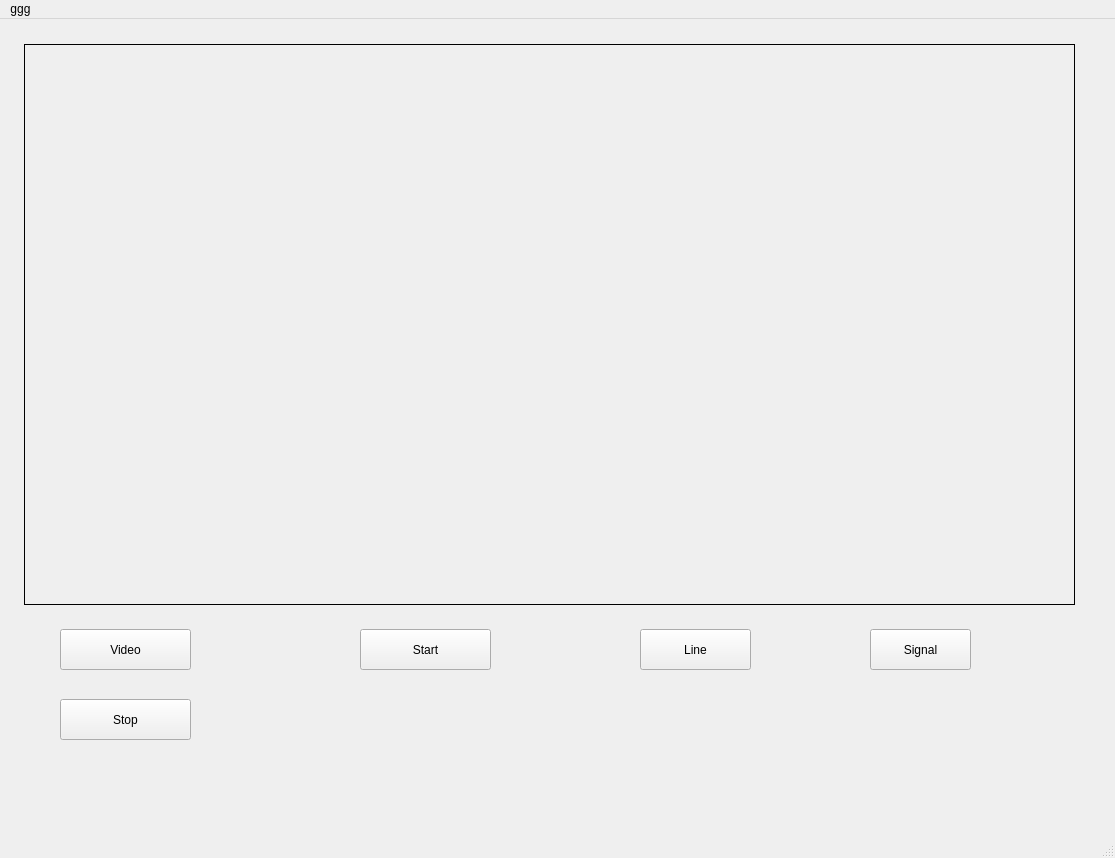
<?xml version="1.0" encoding="UTF-8"?>
<ui version="4.0">
 <class>MainWindow</class>
 <widget class="QMainWindow" name="MainWindow">
  <property name="geometry">
   <rect>
    <x>0</x>
    <y>0</y>
    <width>1115</width>
    <height>858</height>
   </rect>
  </property>
  <property name="windowTitle">
   <string>MainWindow</string>
  </property>
  <widget class="QWidget" name="centralwidget">
   <widget class="QPushButton" name="Button_video">
    <property name="geometry">
     <rect>
      <x>60</x>
      <y>610</y>
      <width>131</width>
      <height>41</height>
     </rect>
    </property>
    <property name="text">
     <string>Video</string>
    </property>
   </widget>
   <widget class="QPushButton" name="Button_start">
    <property name="geometry">
     <rect>
      <x>360</x>
      <y>610</y>
      <width>131</width>
      <height>41</height>
     </rect>
    </property>
    <property name="text">
     <string>Start</string>
    </property>
   </widget>
   <widget class="QPushButton" name="Button_line">
    <property name="geometry">
     <rect>
      <x>640</x>
      <y>610</y>
      <width>111</width>
      <height>41</height>
     </rect>
    </property>
    <property name="text">
     <string>Line</string>
    </property>
   </widget>
   <widget class="QPushButton" name="Button_signal">
    <property name="geometry">
     <rect>
      <x>870</x>
      <y>610</y>
      <width>101</width>
      <height>41</height>
     </rect>
    </property>
    <property name="text">
     <string>Signal</string>
    </property>
   </widget>
   <widget class="QLabel" name="label">
    <property name="geometry">
     <rect>
      <x>24</x>
      <y>25</y>
      <width>1051</width>
      <height>561</height>
     </rect>
    </property>
    <property name="frameShape">
     <enum>QFrame::Panel</enum>
    </property>
    <property name="text">
     <string/>
    </property>
   </widget>
   <widget class="QPushButton" name="Button_stop">
    <property name="geometry">
     <rect>
      <x>60</x>
      <y>680</y>
      <width>131</width>
      <height>41</height>
     </rect>
    </property>
    <property name="text">
     <string>Stop</string>
    </property>
   </widget>
  </widget>
  <widget class="QMenuBar" name="menubar">
   <property name="geometry">
    <rect>
     <x>0</x>
     <y>0</y>
     <width>1115</width>
     <height>26</height>
    </rect>
   </property>
   <widget class="QMenu" name="menuggg">
    <property name="title">
     <string>ggg</string>
    </property>
    <addaction name="actionscreen1"/>
   </widget>
   <addaction name="menuggg"/>
  </widget>
  <widget class="QStatusBar" name="statusbar"/>
  <action name="actionscreen1">
   <property name="text">
    <string>screen1</string>
   </property>
  </action>
 </widget>
 <resources/>
 <connections/>
</ui>
